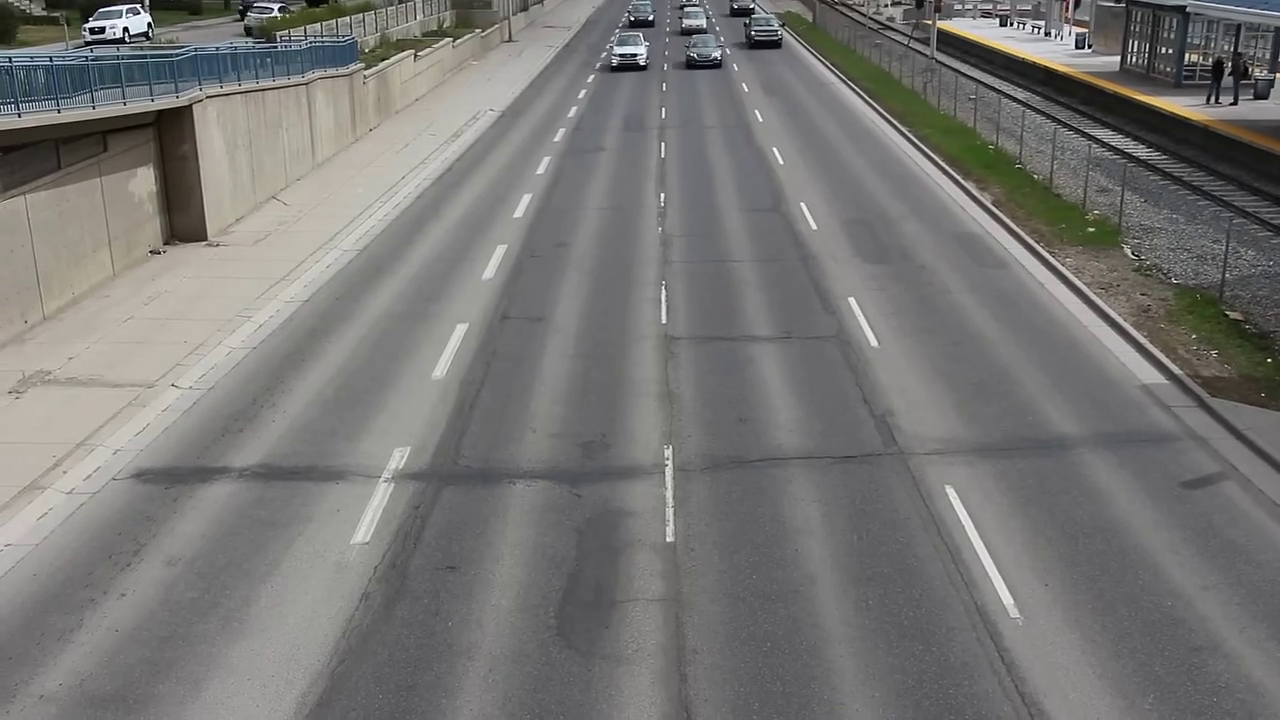
#> input picture frame 27 of videos/cars_moving.mp4, 1280 x 720 px
$ python video_parameters.py
#> lines starting #> are read from the running program, lines starting #| are printed output that depends on the picture
### video_file_manager.py
import os

class VideoFileManager:
    """
    Класс для управления видеофайлами
    """
    VIDEO_EXTENSIONS = ['.mp4', '.avi', '.mov', '.mkv', '.wmv', '.flv', '.webm', '.m4v']

    @staticmethod
    def get_video_files(folder_path):
        """
        Получает список всех видеофайлов в папке
        """
        if not os.path.exists(folder_path):
            print(f"Папка {folder_path} не существует!")
            return []

        video_files = []
        for file in os.listdir(folder_path):
            if any(file.lower().endswith(ext) for ext in VideoFileManager.VIDEO_EXTENSIONS):
                video_files.append(os.path.join(folder_path, file))

        return sorted(video_files)

    # [10 lines left out: function print_video_list, not called in this run]

### video_parameters.py
import cv2
import numpy as np
import os
from video_file_manager import VideoFileManager

def get_video_properties(video_path):
    """
    Анализ базовых параметров видео
    """
    cap = cv2.VideoCapture(video_path)

    if not cap.isOpened():
        print("Ошибка открытия видео")
        return None

    fps = cap.get(cv2.CAP_PROP_FPS)
    frame_count = int(cap.get(cv2.CAP_PROP_FRAME_COUNT))
    width = int(cap.get(cv2.CAP_PROP_FRAME_WIDTH))
    height = int(cap.get(cv2.CAP_PROP_FRAME_HEIGHT))
    duration = frame_count / fps if fps > 0 else 0

    fourcc_code = int(cap.get(cv2.CAP_PROP_FOURCC))
    codec = fourcc_code.to_bytes(4, 'little').decode('ascii')

    cap.release()

    return {
        'fps': fps,
        'frame_count': frame_count,
        'resolution': (width, height),
        'duration_sec': duration,
        'codec_fourcc': codec
    }


def calculate_motion_intensity(video_path, sample_frames):
    """
    Определение интенсивности движения в видео
    """
#> called with video_path = 'videos/cars_moving.mp4', sample_frames = 27
    cap = cv2.VideoCapture(video_path)
    prev_frame = None
    motion_values = []

    frame_interval = max(1, int(cap.get(cv2.CAP_PROP_FRAME_COUNT) / sample_frames))

    for i in range(sample_frames):
        ret, frame = cap.read()
        if not ret:
            break

        cap.set(cv2.CAP_PROP_POS_FRAMES, i * frame_interval)

        gray = cv2.cvtColor(frame, cv2.COLOR_BGR2GRAY)

        if prev_frame is not None:
            diff = cv2.absdiff(prev_frame, gray)
            motion = np.mean(diff)
            motion_values.append(motion)

        prev_frame = gray
#> this loop made 27 passes
#> motion on passes 2 to 9: 9.09, 8.53, 8.4, 5.85, 9.63, 7.67, 6.14, 6.99
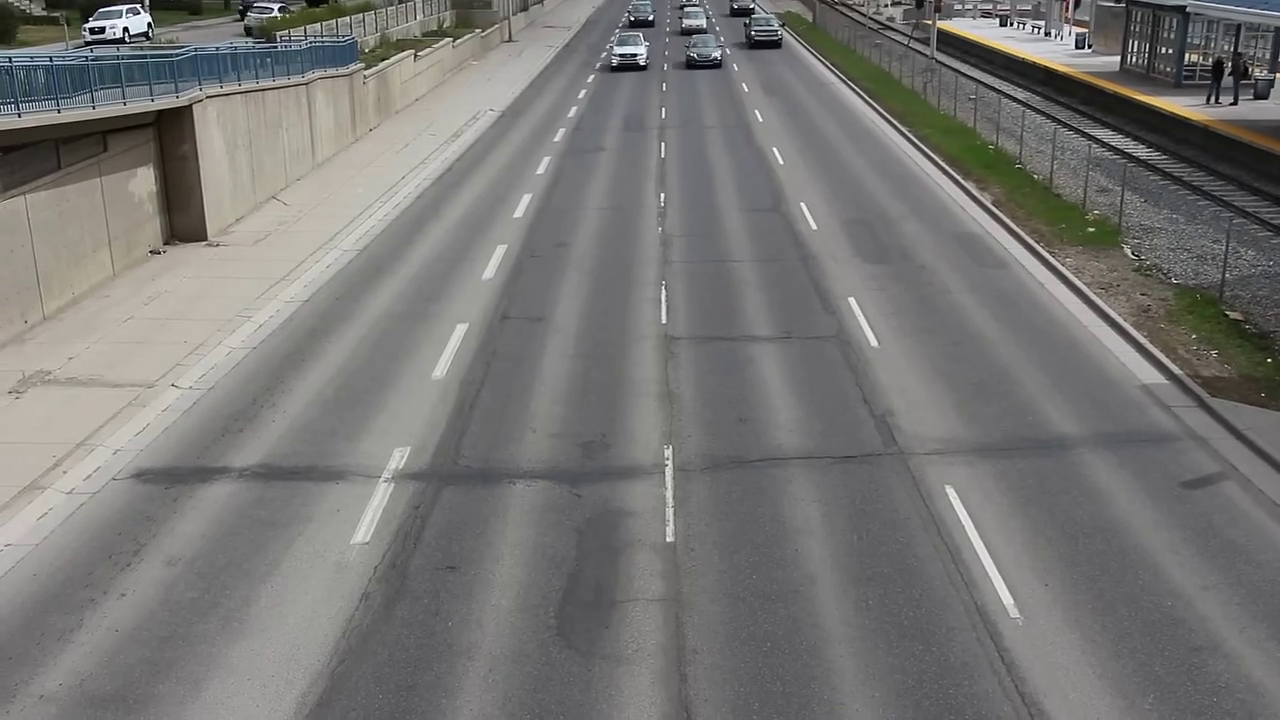
#> input picture frame 27 of videos/cars_moving.mp4, 1280 x 720 px
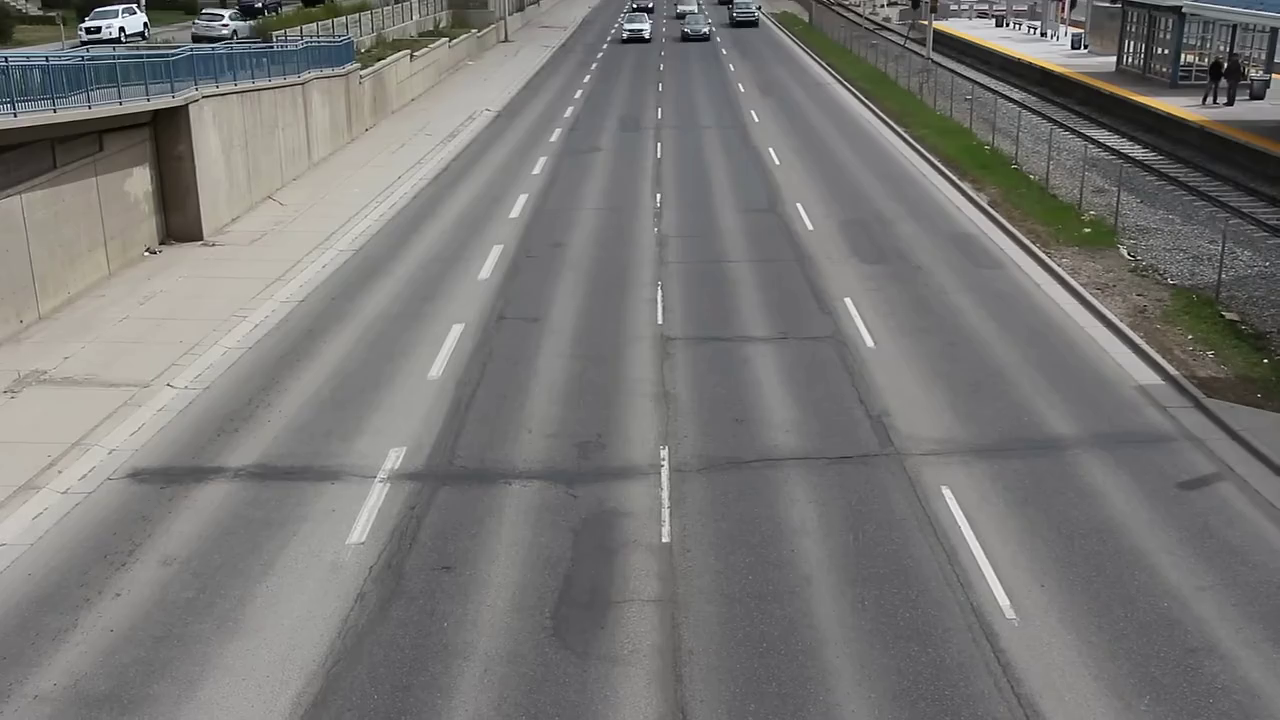
#> input picture frame 0 of videos/cars_moving.mp4, 1280 x 720 px
#> after the loop:
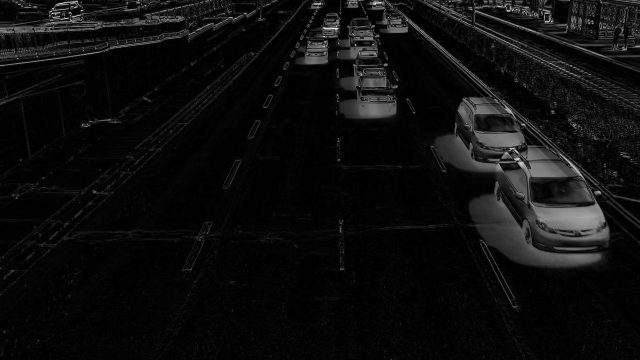
#> diff: shape (720, 1280) (shown at 1/2 size); min 0, max 254, mean 13.9
#> after the loop:
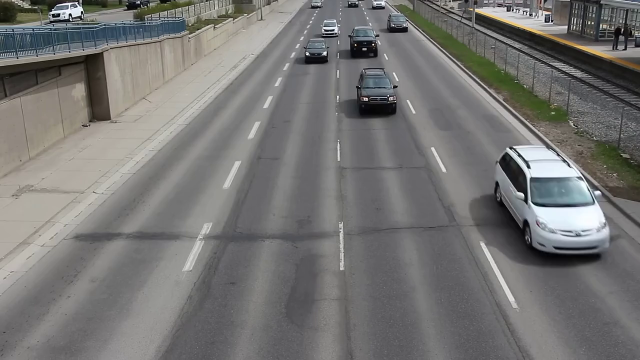
#> frame: shape (720, 1280, 3) (shown at 1/2 size); mean B, G, R 115.6, 117.2, 117.8
#> after the loop:
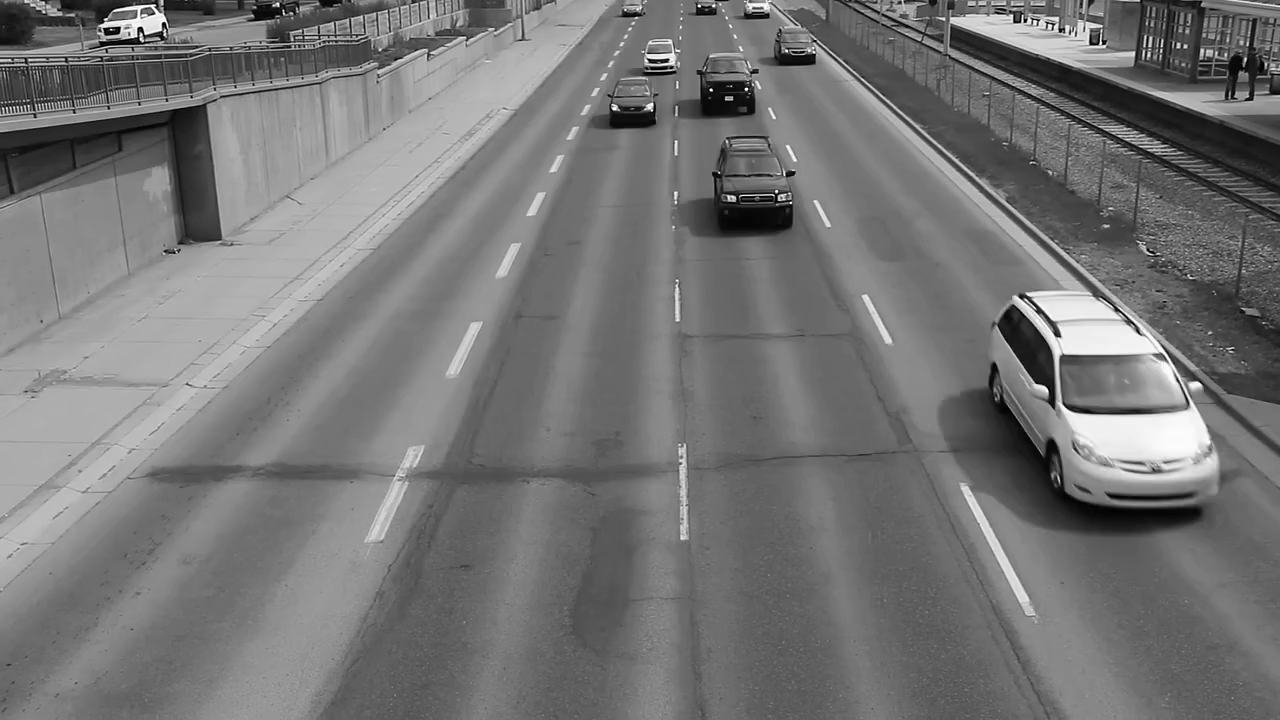
#> prev_frame: shape (720, 1280); min 0, max 255, mean 117.3
#> after the loop, motion_values = 26 values, max 20.26 at index 12, min 5.85 at index 3, mean 11.79

    cap.release()

    if not motion_values:
        return 0

    avg_motion = np.mean(motion_values)
#> avg_motion = 11.79


    if avg_motion < 5:
        intensity_level = "Очень низкая"
    elif avg_motion < 15:
        intensity_level = "Низкая"
    elif avg_motion < 30:
        intensity_level = "Средняя"
    elif avg_motion < 50:
        intensity_level = "Высокая"
    else:
        intensity_level = "Очень высокая"

    return {
        'raw_intensity': avg_motion,
        'intensity_level': intensity_level,
        'max_motion': np.max(motion_values),
        'std_motion': np.std(motion_values)
    }


def main():
    video_files = VideoFileManager.get_video_files(r"videos")

    print(f"Найдено видеофайлов: {len(video_files)}\n")

    for i, video_path in enumerate(video_files, 1):
        print(f"=== Видео {i}/{len(video_files)}: {os.path.basename(video_path)} ===")

        props_video = get_video_properties(video_path)
        if props_video is None:
            print("Ошибка: не удалось открыть видеофайл\n")
            continue

        print(f"FPS: {props_video['fps']}")
        print(f"Общее количество кадров: {props_video['frame_count']}")
        intensity_video = calculate_motion_intensity(video_path, props_video['frame_count'] // 10)
#> intensity_video = {'raw_intensity': 11.79, 'intensity_level': 'Низкая', 'max_motion': 20.26, 'std_motion': 4}

        print(f"Средняя интенсивность: {intensity_video['raw_intensity']:.2f}, уровень интенсивности: {intensity_video['intensity_level']}")
#| Средняя интенсивность: 11.79, уровень интенсивности: Низкая
        print(f"Разрешение: {props_video['resolution']}")
        print(f"Длительность: {props_video['duration_sec']:.2f} сек")
        print(f"Кодек: {props_video['codec_fourcc']}")
        print()


if __name__ == "__main__":
    main()

$ run again, starting later in the video
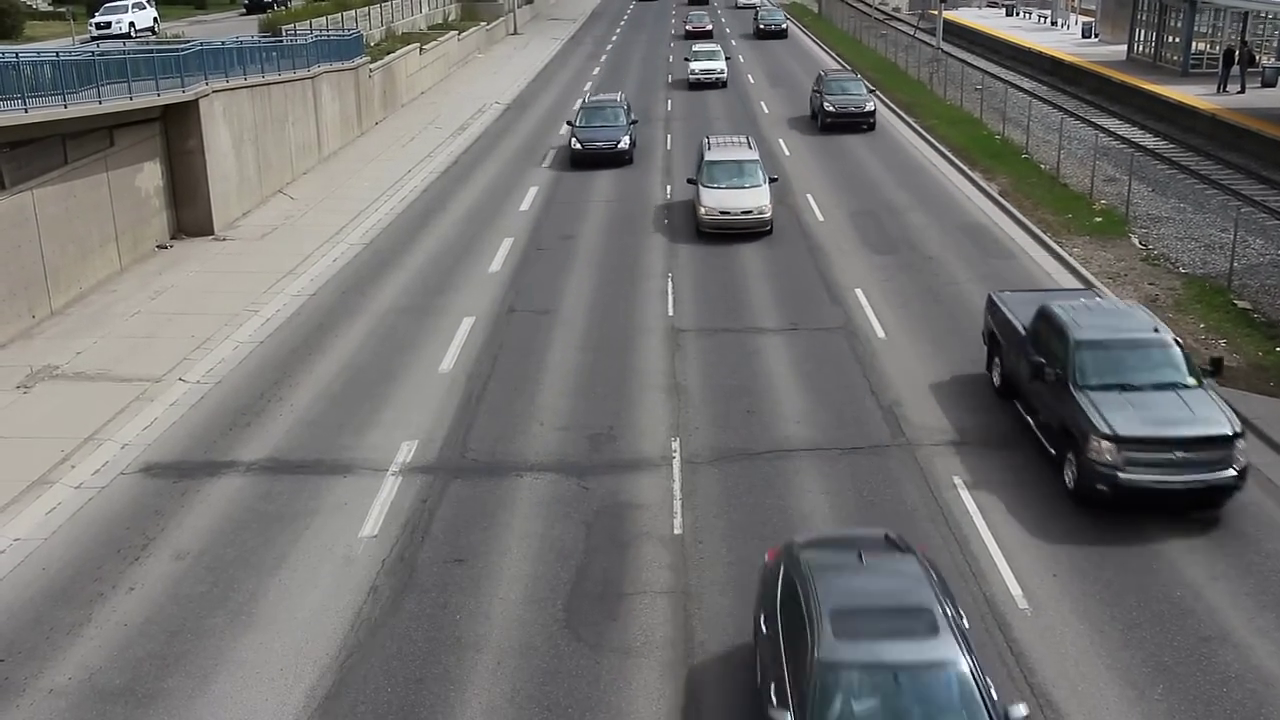
#> input picture frame 121 of videos/cars_moving.mp4, 1280 x 720 px
#> the loop in calculate_motion_intensity, `for i in range(sample_frames):` made 27 passes
#> motion on passes 2 to 9: 21.85, 8.53, 8.4, 5.85, 9.63, 7.67, 6.14, 6.99
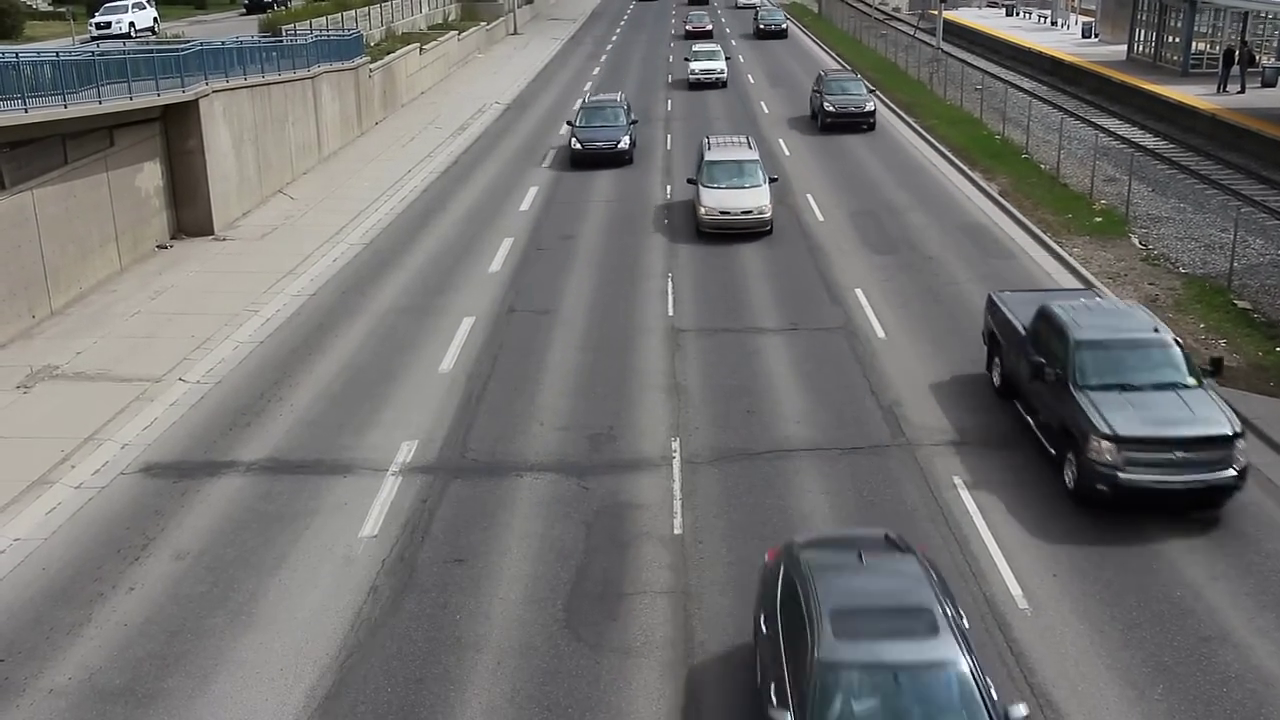
#> input picture frame 121 of videos/cars_moving.mp4, 1280 x 720 px
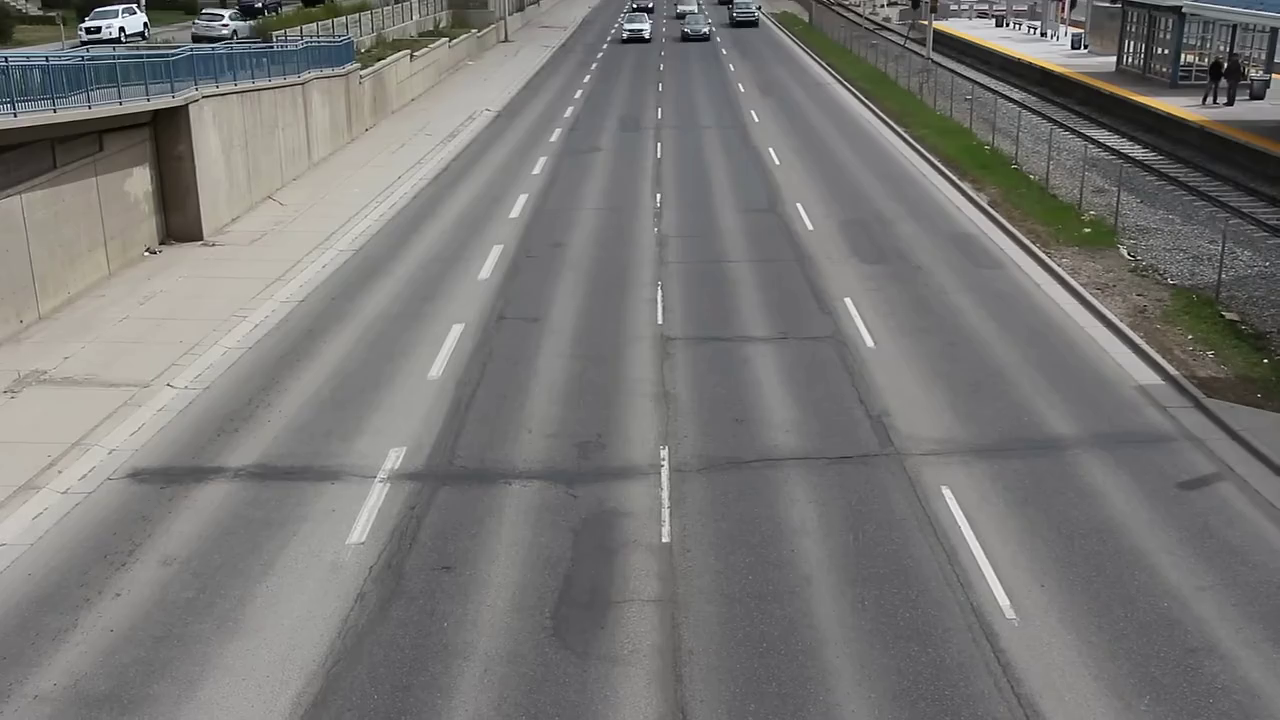
#> input picture frame 0 of videos/cars_moving.mp4, 1280 x 720 px
#> pass 2, in calculate_motion_intensity, `diff = cv2.absdiff(prev_frame, gray)`:
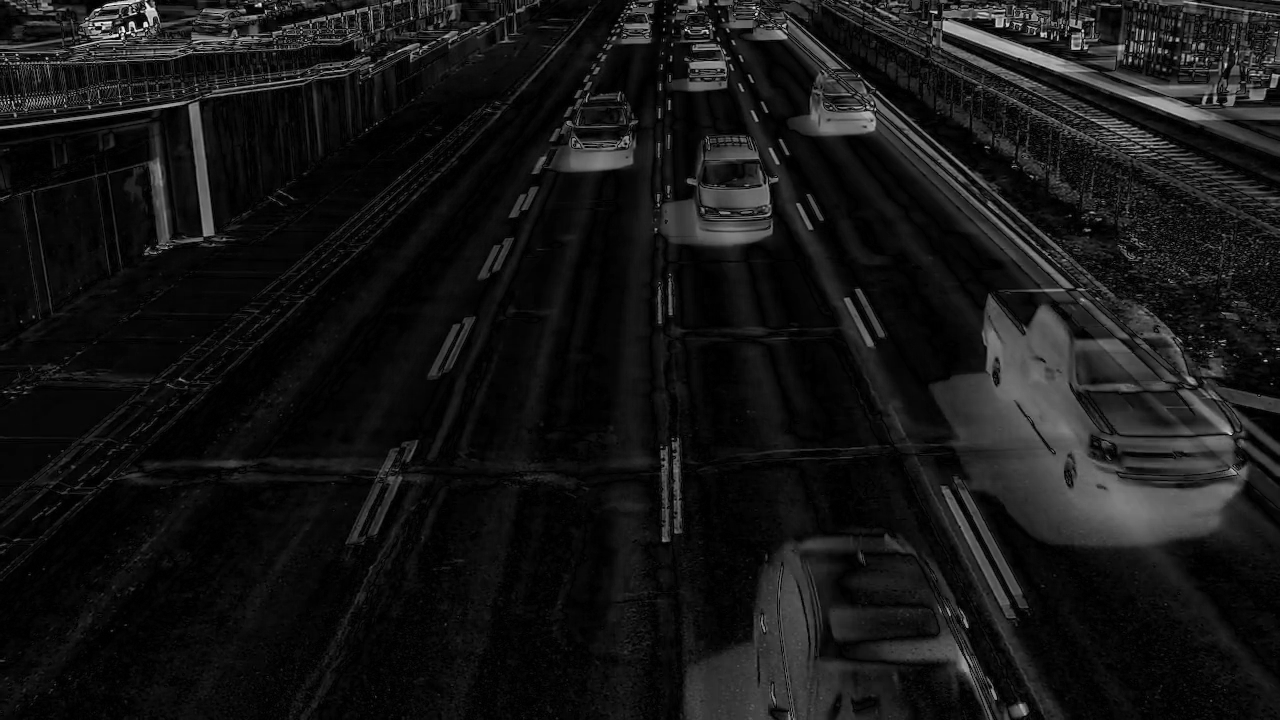
#> diff: shape (720, 1280); min 0, max 254, mean 21.9
#> after the loop in calculate_motion_intensity, `for i in range(sample_frames):`: motion_values = 26 values, max 21.85 at index 0, min 5.85 at index 3, mean 12.28
#> avg_motion = 12.28
#> intensity_video = {'raw_intensity': 12.28, 'intensity_level': 'Низкая', 'max_motion': 21.85, 'std_motion': 4.4}
#| Средняя интенсивность: 12.28, уровень интенсивности: Низкая
